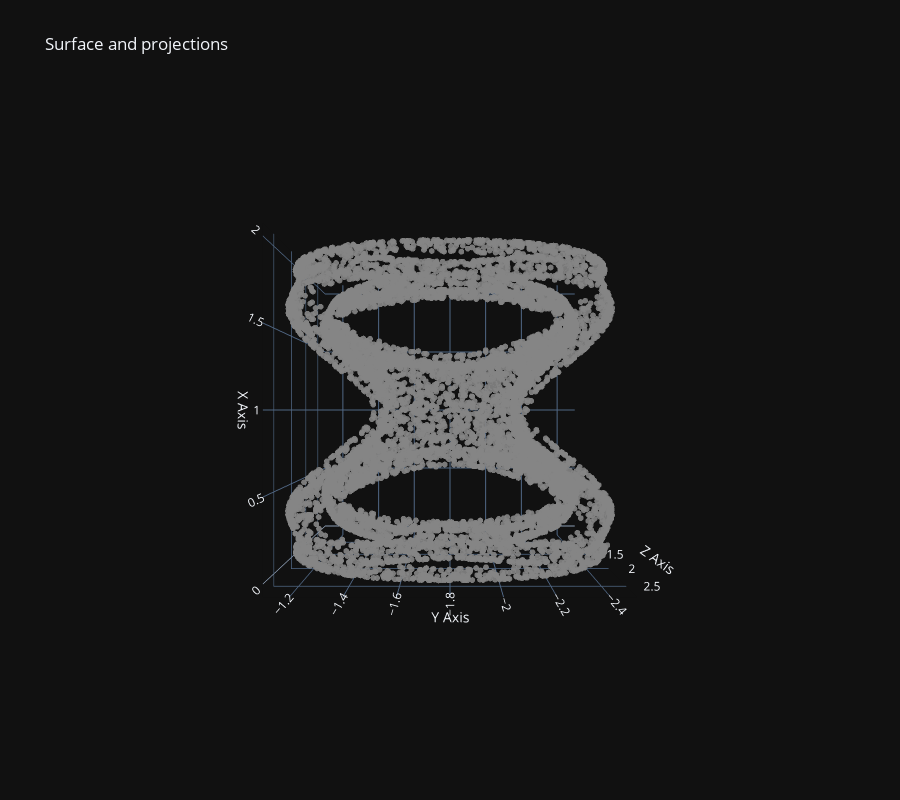

Here is the notebook cell this chart was saved with:
### Code cell
from jnlr.utils.plot_utils import plot_3d_projection
from jnlr.utils.implicit_hypersurfaces import surface7, surface_b, surface_c

Y_lang = langevin_implicit(surface7, n_samples=10000, burn=100, thin=1, sigma=0.3, lam=0, kappa=0, R=5.0, tol=1e-2)
fig = plot_3d_projection(Y_lang)
fig.update_layout(scene_camera=dict(eye=dict(x=0., y=0., z=2.5)))

### Figure 1 — Plotly figure (JSON) as saved in the notebook; plotly's stock layout.template omitted (floating-point values rounded to 4 significant figures; data arrays with more than 128 entries replaced by an {"elided": "..."} marker saying what was removed)
{"data": [{"marker": {"color": "rgba(120,120,120,0.9)", "size": 2}, "mode": "markers", "name": "original", "x": {"elided": "9884 float values"}, "y": {"elided": "9884 float values"}, "z": {"elided": "9884 float values"}, "type": "scatter3d"}], "layout": {"height": 800, "legend": {"itemsizing": "constant"}, "scene": {"aspectmode": "cube", "camera": {"eye": {"x": 0, "y": 0, "z": 2.5}}, "xaxis": {"title": {"text": "X Axis"}}, "yaxis": {"title": {"text": "Y Axis"}}, "zaxis": {"title": {"text": "Z Axis"}}}, "title": {"text": "Surface and projections"}}}
